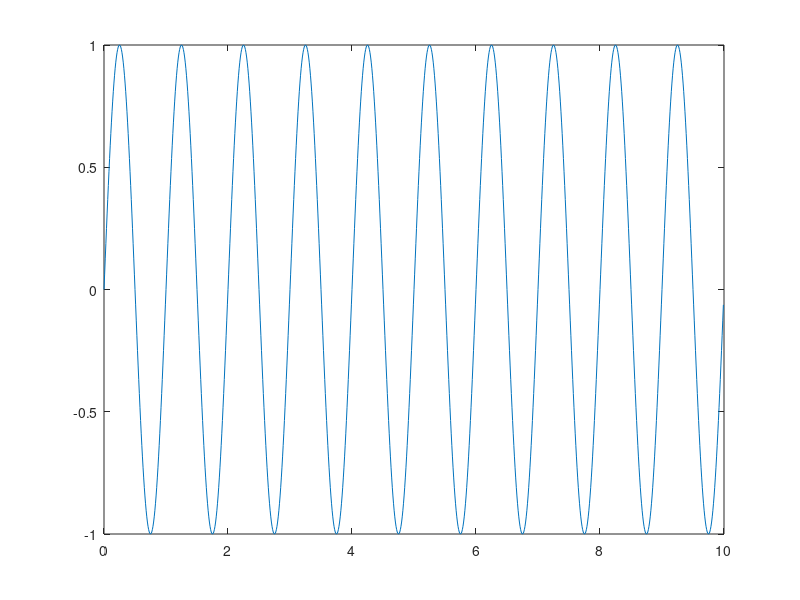
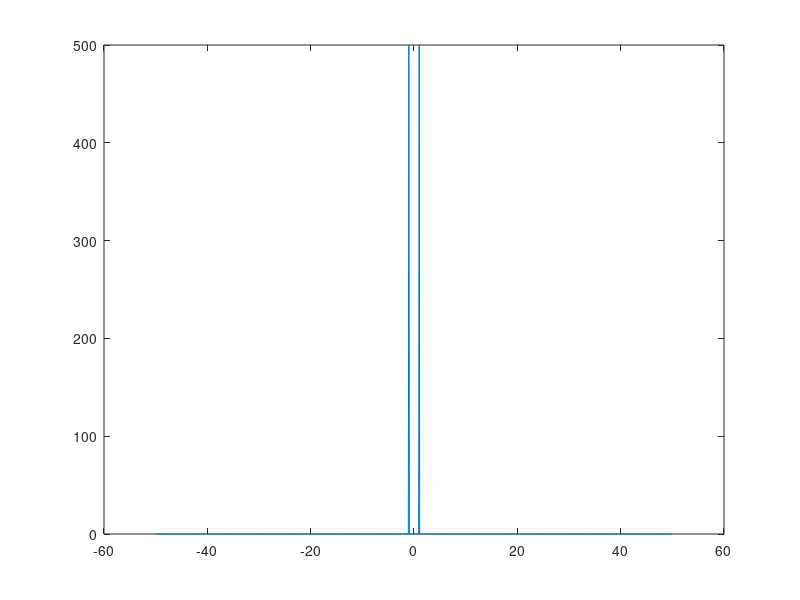

Source code (MATLAB) for these figures, in order:

N = 1000;
Fs = 100;
Ts = 1/Fs;

t = 0:Ts:(N-1)*Ts

y = sin(2*pi*1*t)

figure(1)
clf;
plot(t,y);

y_fft = abs(fft(y));

f = -1/(2*Ts):1/(N*Ts):(N/2-1)/(N*Ts);

figure(2)
clf;
plot(f, fftshift(y_fft));




